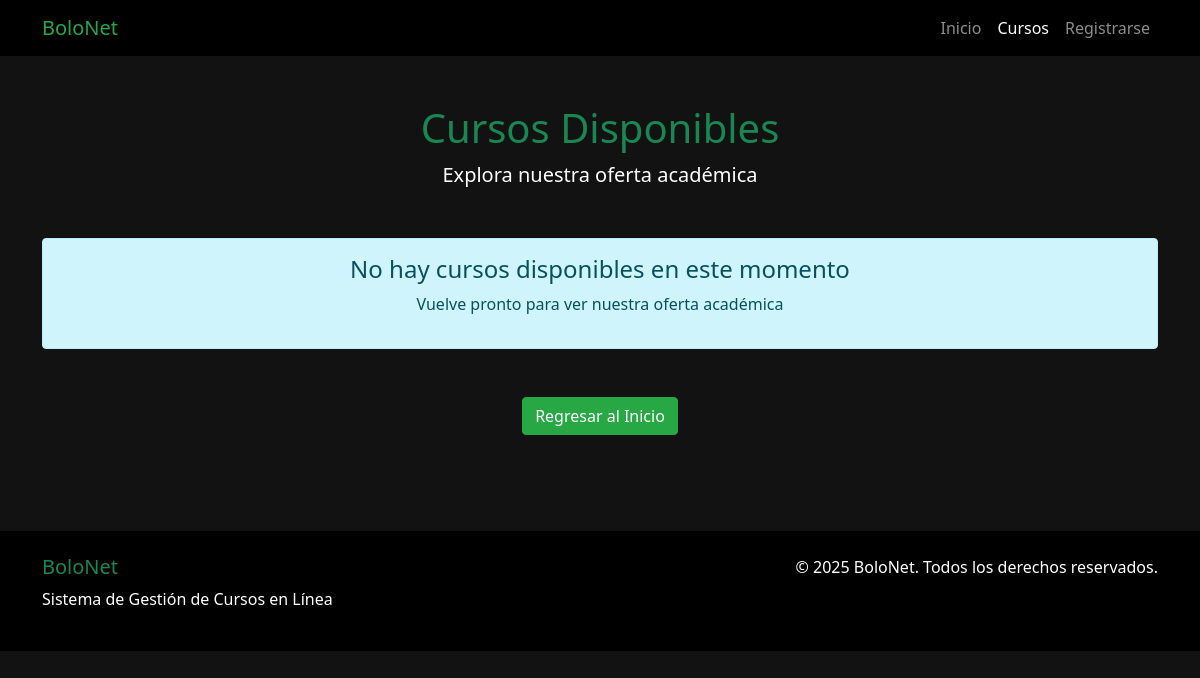
Before: /public_cursos.php with the older database file.
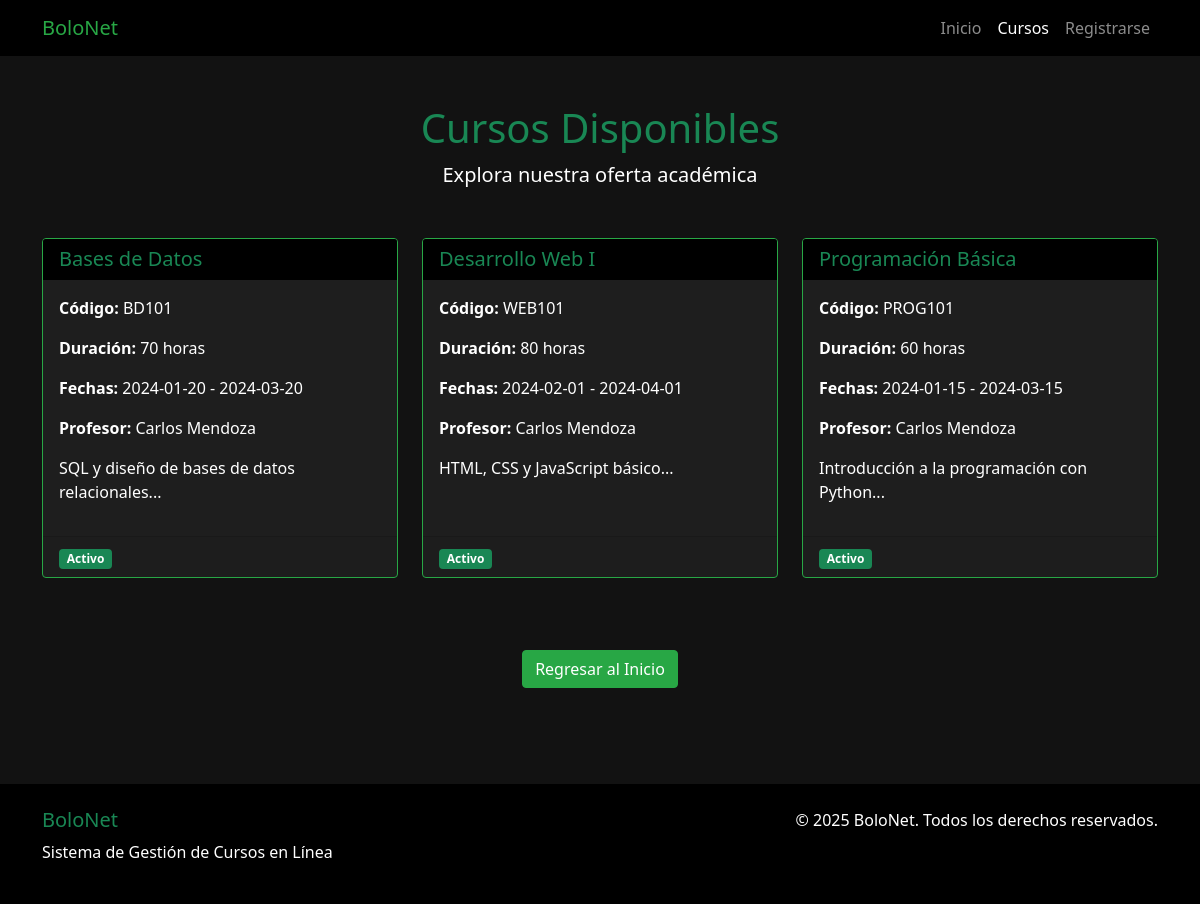
After: the same page with the newer database file.
### tables this page shows
CREATE TABLE curso (
    id INT PRIMARY KEY AUTO_INCREMENT,
    codigo VARCHAR(20) NOT NULL UNIQUE,
    nombre VARCHAR(150) NOT NULL,
    descripcion TEXT,
    duracion_horas INT NOT NULL,
    fecha_inicio DATE NOT NULL,
    fecha_fin DATE NOT NULL,
    estado ENUM('activo', 'inactivo', 'completado') DEFAULT 'activo',
    profesor_id INT NULL,
    creado_en TIMESTAMP DEFAULT CURRENT_TIMESTAMP,
    actualizado_en TIMESTAMP DEFAULT CURRENT_TIMESTAMP ON UPDATE CURRENT_TIMESTAMP,
    FOREIGN KEY (profesor_id) REFERENCES usuario(id) ON DELETE SET NULL
);

### models/Database.php (called while the page is built)
<?php
class Database {
    private static $connection = null;
    public static function getConnection() {
        if (self::$connection === null) {
            self::$connection = new mysqli(DB_HOST, DB_USER, DB_PASS, DB_NAME);
            self::$connection->set_charset("utf8");
        }
        return self::$connection;
    }
}
?>

### models/Curso.php (called while the page is built, shortened)
<?php
class Curso {
    private $db;
    public function __construct() {
        require_once __DIR__ . '/Database.php';
        $this->db = Database::getConnection();
    }
    public function getCursosActivos() {
        $sql = "SELECT c.*, CONCAT(p.nombre, ' ', p.apellido) as profesor_nombre
                FROM curso c
                LEFT JOIN usuario u ON c.profesor_id = u.id
                LEFT JOIN persona p ON u.persona_id = p.id
                WHERE c.estado = 'activo'
                ORDER BY c.nombre";
        $result = $this->db->query($sql);
        return $result->fetch_all(MYSQLI_ASSOC);
    }
}
?>

### public_cursos.php (the view, shortened to what this page needs)
<?php
require_once 'views/layouts/public_header.php';
require_once 'models/Curso.php';
$curso = new Curso();
$cursos = $curso->getCursosActivos();
?>
<div class="container py-5">
    <div class="text-center mb-5">
        <h1 class="text-success">Cursos Disponibles</h1>
        <p class="lead">Explora nuestra oferta académica</p>
    </div>
    <div class="row">
        <?php foreach($cursos as $curso_item): ?>
        <div class="col-md-4 mb-4">
            <div class="card h-100 border-success">
                <div class="card-header bg-black">
                    <h5 class="mb-0 text-success"><?php echo htmlspecialchars($curso_item['nombre']); ?></h5>
                </div>
                <div class="card-body">
                    <p><strong>Código:</strong> <?php echo htmlspecialchars($curso_item['codigo']); ?></p>
                    <p><strong>Duración:</strong> <?php echo $curso_item['duracion_horas']; ?> horas</p>
                    <p><strong>Fechas:</strong> <?php echo $curso_item['fecha_inicio']; ?> - <?php echo $curso_item['fecha_fin']; ?></p>
                    <p><strong>Profesor:</strong> <?php echo htmlspecialchars($curso_item['profesor_nombre'] ?? 'Por asignar'); ?></p>
                    <p><?php echo htmlspecialchars(substr($curso_item['descripcion'] ?? '', 0, 100)) . '...'; ?></p>
                </div>
                <div class="card-footer">
                    <span class="badge bg-success"><?php echo ucfirst($curso_item['estado']); ?></span>
                </div>
            </div>
        </div>
        <?php endforeach; ?>
    </div>
    <?php if(empty($cursos)): ?>
    <div class="alert alert-info text-center">
        <h4>No hay cursos disponibles en este momento</h4>
        <p>Vuelve pronto para ver nuestra oferta académica</p>
    </div>
    <?php endif; ?>
    <div class="text-center mt-5">
        <?php if(isset($_SESSION['user_id'])): ?>
        <a href="dashboard.php" class="btn btn-success">Volver al Dashboard</a>
        <?php else: ?>
        <a href="index.php" class="btn btn-success">Regresar al Inicio</a>
        <?php endif; ?>
    </div>
</div>
<?php require_once 'views/layouts/public_footer.php'; ?>

### views/layouts/public_header.php (shortened to what this page needs)
<?php
$current_page = basename($_SERVER['PHP_SELF']);
?>
<!DOCTYPE html>
<html lang="es">
<head>
    <link href="https://cdn.jsdelivr.net/npm/bootstrap@5.1.3/dist/css/bootstrap.min.css" rel="stylesheet">
    <link rel="stylesheet" href="https://cdnjs.cloudflare.com/ajax/libs/font-awesome/6.4.0/css/all.min.css">
</head>
<body>
    <nav class="navbar navbar-expand-lg navbar-dark">
        <div class="container">
            <a class="navbar-brand" href="index.php"><?php echo SITE_NAME; ?></a>
            <div class="collapse navbar-collapse" id="navbarNav">
                <ul class="navbar-nav ms-auto">
                    <li class="nav-item">
                        <a class="nav-link <?php echo $current_page == 'index.php' ? 'active' : ''; ?>" href="index.php">Inicio</a>
                    </li>
                    <li class="nav-item">
                        <a class="nav-link <?php echo $current_page == 'public_cursos.php' ? 'active' : ''; ?>" href="public_cursos.php">Cursos</a>
                    </li>
                    <?php if(isset($_SESSION['user_id'])): ?>
                    <li class="nav-item">
                        <a class="nav-link" href="dashboard.php">Dashboard</a>
                    </li>
                    <li class="nav-item">
                        <a class="nav-link" href="logout.php">Cerrar Sesión</a>
                    </li>
                    <?php else: ?>
                    <li class="nav-item">
                        <a class="nav-link" href="register.php">Registrarse</a>
                    </li>
                    <?php endif; ?>
                </ul>
            </div>
        </div>
    </nav>

### views/layouts/public_footer.php (shortened to what this page needs)
    <footer class="bg-black text-white py-4 mt-5">
        <div class="container">
            <div class="row">
                <div class="col-md-6">
                    <h5 class="text-success"><?php echo SITE_NAME; ?></h5>
                    <p>Sistema de Gestión de Cursos en Línea</p>
                </div>
                <div class="col-md-6 text-end">
                    <p>&copy; <?php echo date('Y'); ?> <?php echo SITE_NAME; ?>. Todos los derechos reservados.</p>
                </div>
            </div>
        </div>
    </footer>
</body>
</html>

### views/layouts/public_header.php (style rules this page uses)
body { background-color: #121212 !important; color: #ffffff !important; }
.navbar { background-color: #000000 !important; }
.navbar-brand { color: #28a745 !important; }
.card { background-color: #1e1e1e !important; border-color: #28a745 !important; }
.card-header { background-color: #000000 !important; color: #28a745 !important; }
.btn-success { background-color: #28a745; border-color: #28a745; }

Changed rows visible on the page:
added curso: nombre "Bases de Datos", codigo "BD101", duracion_horas "70", fecha_inicio "2024-01-20", fecha_fin "2024-03-20", profesor_nombre "Carlos Mendoza", descripcion "SQL y diseño de bases de datos relacionales", estado "Activo"
added curso: nombre "Desarrollo Web I", codigo "WEB101", duracion_horas "80", fecha_inicio "2024-02-01", fecha_fin "2024-04-01", profesor_nombre "Carlos Mendoza", descripcion "HTML, CSS y JavaScript básico", estado "Activo"
added curso: nombre "Programación Básica", codigo "PROG101", duracion_horas "60", fecha_inicio "2024-01-15", fecha_fin "2024-03-15", profesor_nombre "Carlos Mendoza", descripcion "Introducción a la programación con Python", estado "Activo"
Other visible differences:
text no longer shown: "No hay cursos disponibles en este momento Vuelve pronto para ver nuestra oferta académica"
